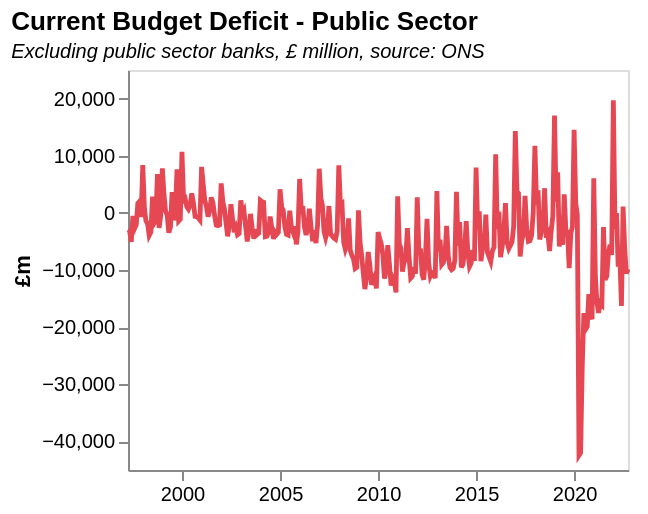

The Vega-Lite source for this figure:
### Vega-Lite specification from a JSON file in a GitHub repository (floating-point values rounded to 4 significant figures; data arrays with more than 128 entries replaced by an {"elided": "..."} marker saying what was removed)
{"$schema": "https://vega.github.io/schema/vega-lite/v5.json", "title": {"text": "Current Budget Deficit - Public Sector", "subtitle": "Excluding public sector banks, £ million, source: ONS", "subtitleFontStyle": "italic", "subtitleFontSize": 10, "anchor": "start", "color": "black"}, "width": 250, "height": 200, "mark": {"type": "line", "color": "#e54753", "strokeWidth": 2.4, "opacity": 1}, "data": {"values": {"elided": "307 records"}}, "transform": [{"calculate": "year(datum.date)", "as": "year"}, {"filter": "datum.year>=minYear"}, {"filter": "datum.year<=maxYear"}], "params": [{"name": "minYear", "value": 1997, "bind": {"input": "range", "min": 1997, "max": 2022, "step": 1, "name": "Start year:"}}, {"name": "maxYear", "value": 2022, "bind": {"input": "range", "min": 1997, "max": 2022, "step": 1, "name": "End year:"}}], "encoding": {"x": {"field": "date", "type": "temporal", "title": null, "axis": {"title": "", "grid": false, "ticks": true}}, "y": {"field": "value", "type": "quantitative", "axis": {"titleColor": "#000000", "title": "£m", "grid": false, "ticks": true}, "scale": {"domain": [-45000, 25000]}}}}
